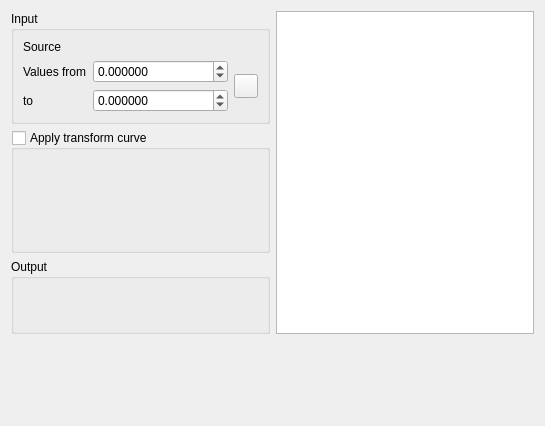
<?xml version="1.0" encoding="UTF-8"?>
<ui version="4.0">
 <class>PropertyAssistantBase</class>
 <widget class="QgsPanelWidget" name="PropertyAssistantBase">
  <property name="geometry">
   <rect>
    <x>0</x>
    <y>0</y>
    <width>545</width>
    <height>426</height>
   </rect>
  </property>
  <layout class="QGridLayout" name="gridLayout_2" rowstretch="0,0,0,0">
   <item row="2" column="0">
    <widget class="QGroupBox" name="groupBox_2">
     <property name="title">
      <string>Output</string>
     </property>
     <layout class="QVBoxLayout" name="verticalLayout">
      <item>
       <widget class="QWidget" name="mOutputWidget" native="true">
        <property name="sizePolicy">
         <sizepolicy hsizetype="Preferred" vsizetype="Preferred">
          <horstretch>0</horstretch>
          <verstretch>0</verstretch>
         </sizepolicy>
        </property>
        <property name="minimumSize">
         <size>
          <width>0</width>
          <height>20</height>
         </size>
        </property>
        <layout class="QGridLayout" name="gridLayout">
         <property name="leftMargin">
          <number>0</number>
         </property>
         <property name="topMargin">
          <number>0</number>
         </property>
         <property name="rightMargin">
          <number>0</number>
         </property>
         <property name="bottomMargin">
          <number>0</number>
         </property>
        </layout>
       </widget>
      </item>
     </layout>
    </widget>
   </item>
   <item row="3" column="0">
    <widget class="QFrame" name="mLegendVerticalFrame">
     <property name="frameShape">
      <enum>QFrame::NoFrame</enum>
     </property>
     <property name="frameShadow">
      <enum>QFrame::Plain</enum>
     </property>
    </widget>
   </item>
   <item row="0" column="0">
    <widget class="QGroupBox" name="groupBox">
     <property name="title">
      <string>Input</string>
     </property>
     <layout class="QGridLayout" name="gridLayout_3" columnstretch="0,1,0">
      <item row="2" column="0">
       <widget class="QLabel" name="label_4">
        <property name="text">
         <string>to</string>
        </property>
       </widget>
      </item>
      <item row="0" column="0">
       <widget class="QLabel" name="label_2">
        <property name="text">
         <string>Source</string>
        </property>
       </widget>
      </item>
      <item row="1" column="1">
       <widget class="QgsDoubleSpinBox" name="minValueSpinBox">
        <property name="decimals">
         <number>6</number>
        </property>
        <property name="minimum">
         <double>-99999999999999.000000000000000</double>
        </property>
        <property name="maximum">
         <double>99999999999999.000000000000000</double>
        </property>
       </widget>
      </item>
      <item row="2" column="1">
       <widget class="QgsDoubleSpinBox" name="maxValueSpinBox">
        <property name="decimals">
         <number>6</number>
        </property>
        <property name="minimum">
         <double>-99999999999999.000000000000000</double>
        </property>
        <property name="maximum">
         <double>99999999999999.000000000000000</double>
        </property>
       </widget>
      </item>
      <item row="1" column="0">
       <widget class="QLabel" name="label_3">
        <property name="text">
         <string>Values from</string>
        </property>
       </widget>
      </item>
      <item row="1" column="2" rowspan="2">
       <widget class="QPushButton" name="computeValuesButton">
        <property name="minimumSize">
         <size>
          <width>24</width>
          <height>24</height>
         </size>
        </property>
        <property name="maximumSize">
         <size>
          <width>24</width>
          <height>16777215</height>
         </size>
        </property>
        <property name="toolTip">
         <string>Fetch value range from layer</string>
        </property>
        <property name="icon">
         <iconset>
          <normalon>:/images/themes/default/mActionRefresh.svg</normalon>
         </iconset>
        </property>
       </widget>
      </item>
      <item row="0" column="1" colspan="2">
       <widget class="QgsFieldExpressionWidget" name="mExpressionWidget" native="true">
        <property name="maximumSize">
         <size>
          <width>500</width>
          <height>16777215</height>
         </size>
        </property>
        <property name="focusPolicy">
         <enum>Qt::StrongFocus</enum>
        </property>
       </widget>
      </item>
     </layout>
    </widget>
   </item>
   <item row="0" column="1" rowspan="3">
    <widget class="QTreeView" name="mLegendPreview">
     <property name="minimumSize">
      <size>
       <width>200</width>
       <height>0</height>
      </size>
     </property>
    </widget>
   </item>
   <item row="1" column="0">
    <widget class="QgsCollapsibleGroupBoxBasic" name="mTransformCurveCheckBox">
     <property name="title">
      <string>Apply transform curve</string>
     </property>
     <property name="checkable">
      <bool>true</bool>
     </property>
     <property name="checked">
      <bool>false</bool>
     </property>
     <property name="collapsed" stdset="0">
      <bool>true</bool>
     </property>
     <property name="syncGroup" stdset="0">
      <string notr="true">composeritem</string>
     </property>
     <layout class="QVBoxLayout" name="verticalLayout_2">
      <property name="leftMargin">
       <number>0</number>
      </property>
      <property name="topMargin">
       <number>0</number>
      </property>
      <property name="rightMargin">
       <number>0</number>
      </property>
      <property name="bottomMargin">
       <number>0</number>
      </property>
      <item>
       <widget class="QgsCurveEditorWidget" name="mCurveEditor" native="true">
        <property name="minimumSize">
         <size>
          <width>0</width>
          <height>100</height>
         </size>
        </property>
        <property name="focusPolicy">
         <enum>Qt::StrongFocus</enum>
        </property>
       </widget>
      </item>
     </layout>
    </widget>
   </item>
  </layout>
 </widget>
 <customwidgets>
  <customwidget>
   <class>QgsDoubleSpinBox</class>
   <extends>QDoubleSpinBox</extends>
   <header>qgsdoublespinbox.h</header>
  </customwidget>
  <customwidget>
   <class>QgsFieldExpressionWidget</class>
   <extends>QWidget</extends>
   <header>qgsfieldexpressionwidget.h</header>
   <container>1</container>
  </customwidget>
  <customwidget>
   <class>QgsPanelWidget</class>
   <extends>QWidget</extends>
   <header>qgspanelwidget.h</header>
   <container>1</container>
  </customwidget>
  <customwidget>
   <class>QgsCollapsibleGroupBoxBasic</class>
   <extends>QGroupBox</extends>
   <header location="global">qgscollapsiblegroupbox.h</header>
   <container>1</container>
  </customwidget>
  <customwidget>
   <class>QgsCurveEditorWidget</class>
   <extends>QWidget</extends>
   <header location="global">qgscurveeditorwidget.h</header>
   <container>1</container>
  </customwidget>
 </customwidgets>
 <tabstops>
  <tabstop>mExpressionWidget</tabstop>
  <tabstop>minValueSpinBox</tabstop>
  <tabstop>maxValueSpinBox</tabstop>
  <tabstop>computeValuesButton</tabstop>
  <tabstop>mTransformCurveCheckBox</tabstop>
  <tabstop>mCurveEditor</tabstop>
  <tabstop>mLegendPreview</tabstop>
 </tabstops>
 <resources/>
 <connections/>
</ui>
